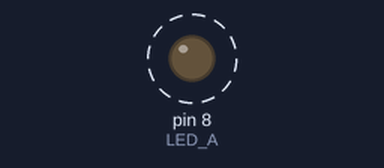
Simulated run of this sketch. Board: Arduino Uno, built with avr-gcc and run on an emulated ATmega328P. Shown: output pins drawn as LEDs (lit = HIGH). Dashed ring = blinking.

Above: at 0.5 s.
Timing chart, 0 to 4.6 s (numbered marks = the images above):
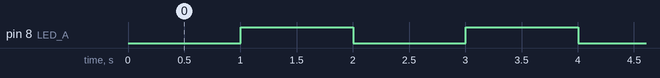

The sketch:

prueba_2_multitaskin.ino
```cpp
#define LED_A 8
//#define LED_B 7
//#define LED_C 6
#define BOTON 5
#define ON 1
#define OFF 0
#define TRUE 1
#define FALSE 0

void setup() {
  // put your setup code here, to run once:
  pinMode(LED_A, OUTPUT);
//  pinMode(LED_B, OUTPUT);
//  pinMode(LED_C, OUTPUT);
  pinMode(BOTON, INPUT);//por defecto esta asi
}

void loop() {
  // put your main code here, to run repeatedly:
  loop_led_a();
//  loop_led_b();
//  loop_led_c();
}

void loop_led_a()
{
  //misma variable de tiempo utiliza contador arduino
  static long ultimo_cambio = 0;//generanso variable generica de 64bits me permite tener mayo cant N enteros
  static int Estado_LED = OFF;

  long hora = millis();

  if (hora - ultimo_cambio >1000){
      ultimo_cambio = hora;

      if(Estado_LED == ON){
          digitalWrite(LED_A, LOW);
          Estado_LED = OFF;
      }else{
         digitalWrite(LED_A, HIGH);
         Estado_LED = ON ;
      }

  }
}
/*
void loop_led_b()
{
  static long ultimo_cambio = 0;//generanso variable generica de 64bits me permite tener mayo cant N enteros
  static int Estado_LED = OFF;

  long hora = millis();

  if (hora - ultimo_cambio >250){
      ultimo_cambio = hora;

      Estado_LED = !Estado_LED;
      digitalWrite(LED_B, Estado_LED);

    //  if(Estado_LED == ON){
    //      digitalWrite(LED_B, LOW);
    //      Estado_LED = OFF;
    //  }else{
   //      digitalWrite(LED_B, HIGH);
    //     Estado_LED = ON ;
   //   }

      }
}

void loop_led_c()
{
  digitalWrite(LED_C, digitalRead(BOTON));
*/
```

Measured:
- by itself, pin 8 (LED_A): alternates HIGH for 1.0 s and LOW for 1.0 s
